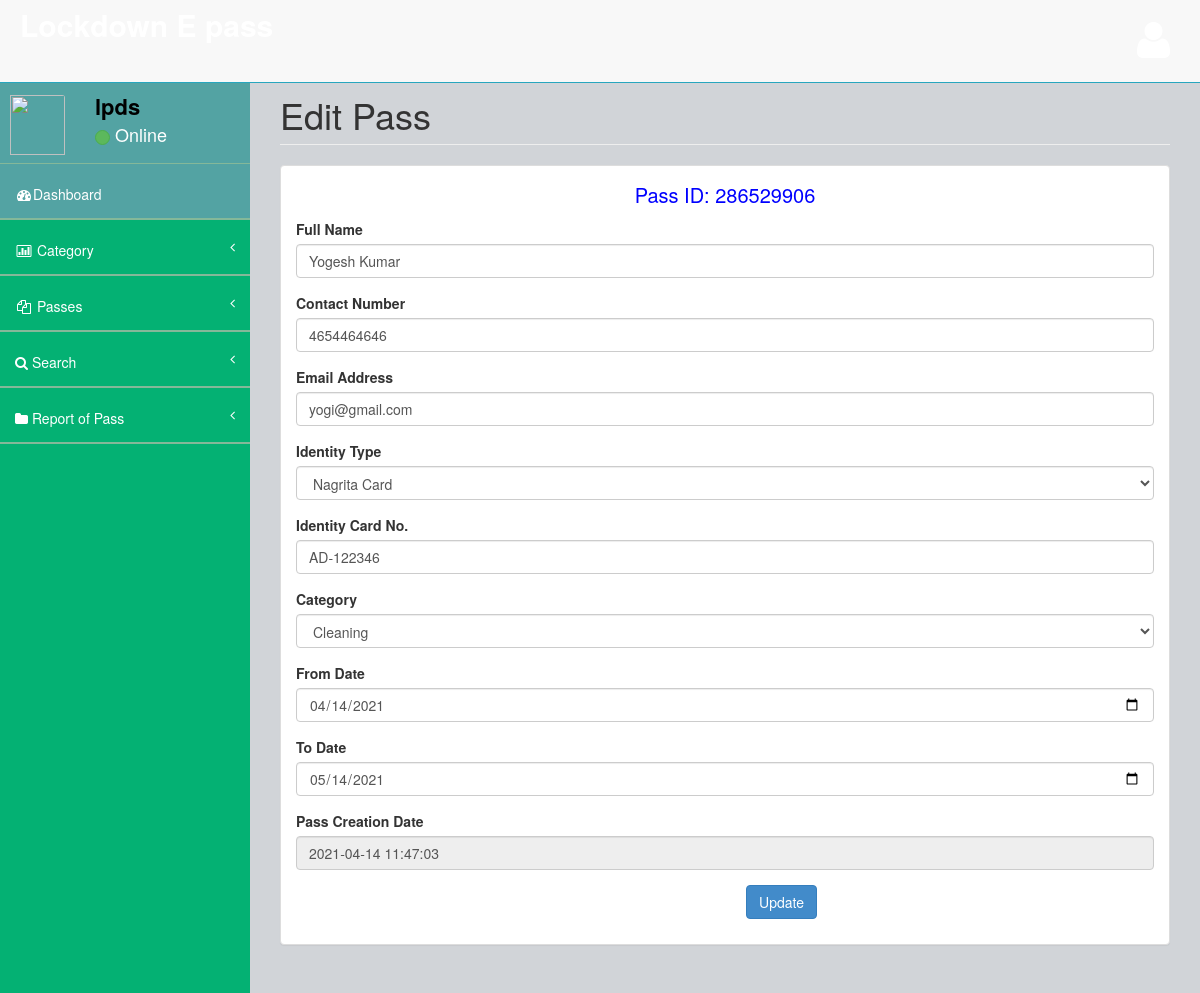
The app's page /admin/edit-pass-detail.php?editid=1 (signed in) with its own data.
### tables this page shows
CREATE TABLE `tblpass` (
    `ID` int(10) NOT NULL,
    `PassNumber` varchar(200) DEFAULT NULL,
    `FullName` varchar(200) DEFAULT NULL,
    `ContactNumber` bigint(10) DEFAULT NULL,
    `Email` varchar(200) DEFAULT NULL,
    `IdentityType` varchar(200) DEFAULT NULL,
    `IdentityCardno` varchar(200) DEFAULT NULL,
    `Category` varchar(100) DEFAULT NULL,
    `FromDate` varchar(200) DEFAULT NULL,
    `ToDate` varchar(200) DEFAULT NULL,
    `PasscreationDate` timestamp NULL DEFAULT current_timestamp()
  );

### admin/edit-pass-detail.php (the view, shortened to what this page needs)
<?php
include('includes/dbconnection.php');
if (strlen($_SESSION['cpmsaid']==0)) {
  header('location:logout.php');
  } else{
?>
<!DOCTYPE html>
<html>
<head>
    <link href="assets/plugins/bootstrap/bootstrap.css" rel="stylesheet" />
    <link href="assets/font-awesome/css/font-awesome.css" rel="stylesheet" />
    <link href="assets/plugins/pace/pace-theme-big-counter.css" rel="stylesheet" />
   <link href="assets/css/style.css" rel="stylesheet" />
      <link href="assets/css/main-style.css" rel="stylesheet" />
</head>
<body>
    <div id="wrapper">
      <?php include_once('includes/header.php');?>
        <?php include_once('includes/sidebar.php');?>
          <div id="page-wrapper">
            <div class="row">
                <div class="col-lg-12">
                    <h1 class="page-header">Edit Pass</h1>
                </div>
            </div>
            <div class="row">
                <div class="col-lg-12">
                    <div class="panel panel-default">
                        <div class="panel-body">
                            <div class="row">
                                <div class="col-lg-12">
                                    <form method="post" enctype="multipart/form-data">
                                    <?php
$eid=$_GET['editid'];
$sql="SELECT * from  tblpass where ID=$eid";
$query = $dbh -> prepare($sql);
$query->execute();
$results=$query->fetchAll(PDO::FETCH_OBJ);
$cnt=1;
if($query->rowCount() > 0)
{
foreach($results as $row)
{               ?>
  <p colspan="6" style="font-size:20px;color:blue;text-align: center;">
 Pass ID: <?php  echo ($row->PassNumber);?></p>
    <div class="form-group"> <label for="exampleInputEmail1">Full Name</label> <input type="text" name="fullname" value="<?php  echo $row->FullName;?>" class="form-control" required='true'> </div>
    <div class="form-group"> <label for="exampleInputEmail1">Contact Number</label> <input type="text" name="cnumber" value="<?php  echo $row->ContactNumber;?>" class="form-control" required='true' maxlength="10" pattern="[0-9]+"> </div>
    <div class="form-group"> <label for="exampleInputEmail1">Email Address</label> <input type="email" name="email" value="<?php  echo $row->Email;?>" class="form-control" required='true'> </div>
    <div class="form-group"> <label for="exampleInputEmail1">Identity Type</label><select type="text" name="identitytype" value="" class="form-control" required='true'>
<option value="<?php  echo $row->IdentityType;?>"><?php  echo $row->IdentityType;?></option>
     </select></div>
    <div class="form-group"> <label for="exampleInputEmail1">Identity Card No.</label> <input type="text" name="icnum" value="<?php  echo $row->IdentityCardno;?>" class="form-control" required='true'> </div>
     <div class="form-group"> <label for="exampleInputEmail1">Category</label><select type="text" name="category" value="" class="form-control" required='true'>
      <option value="<?php  echo $row->Category;?>"><?php  echo $row->Category;?></option>
     </select></div>
<div class="form-group"> <label for="exampleInputEmail1">From Date</label> <input type="date" name="fromdate" value="<?php  echo $row->FromDate;?>" class="form-control" required='true'> </div>
<div class="form-group"> <label for="exampleInputEmail1">To Date</label> <input type="date" name="todate" value="<?php  echo $row->ToDate;?>" class="form-control" required='true'> </div>
<div class="form-group"> <label for="exampleInputEmail1">Pass Creation Date</label> <input type="text" value="<?php  echo $row->PasscreationDate;?>" class="form-control" readonly='true'> </div>
<?php $cnt=$cnt+1;}} ?>
     <p style="padding-left: 450px"><button type="submit" class="btn btn-primary" name="submit" id="submit">Update</button></p> </form>
                                </div>
                            </div>
                        </div>
                    </div>
                </div>
            </div>
        </div>
    </div>
</body>
</html>
<?php }  ?>

### admin/includes/sidebar.php (shortened to what this page needs)
<?php
include('includes/dbconnection.php');
?>
        <nav class="navbar-default navbar-static-side" role="navigation">
            <div class="sidebar-collapse">
                <ul class="nav" id="side-menu">
                    <li>
                        <div class="user-section">
                            <div class="user-section-inner">
                                <img src="assets/img/user.jpg" alt="">
                            </div>
                            <div class="user-info">
                                <?php
$aid=$_SESSION['cpmsaid'];
$sql="SELECT AdminName from  tbladmin where ID=:aid";
$query = $dbh -> prepare($sql);
$query->bindParam(':aid',$aid,PDO::PARAM_STR);
$query->execute();
$results=$query->fetchAll(PDO::FETCH_OBJ);
$cnt=1;
if($query->rowCount() > 0)
{
foreach($results as $row)
{               ?>
                                <div><strong><?php  echo $row->AdminName;?></strong></div>
                                <div class="user-text-online">
                                    <span class="user-circle-online btn btn-success btn-circle "></span>&nbsp;Online
                                </div>
                            </div>
                            <?php $cnt=$cnt+1;}} ?>
                        </div>
                    </li>
                    <li class="selected">
                        <a href="dashboard.php"><i class="fa fa-dashboard fa-fw"></i>Dashboard</a>
                    </li>
                    <li>
                        <a href="#"><i class="fa fa-bar-chart-o fa-fw"></i> Category<span class="fa arrow"></span></a>
                    </li>
                    <li>
                        <a href="#"><i class="fa fa-files-o fa-fw"></i> Passes<span class="fa arrow"></span></a>
                    </li>
                    <li>
                        <a href="search-pass.php"><i class="fa fa-search"></i>  Search<span class="fa arrow"></span></a>
                        </li>
                        <li>
                        <a href="pass-bwdates-report.php"><i class="fa fa-folder"></i>  Report of Pass<span class="fa arrow"></span></a>
                        </li>
                </ul>
            </div>
        </nav>

### admin/assets/css/style.css (style rules this page uses)
body { background-color: #f8f8f8; }
#wrapper { width: 100%; margin-top: 55px!important; background-color:#04B173; }
#page-wrapper { padding: 0 15px; min-height: 568px; background-color:rgb(209, 212, 216); }
.navbar-static-side ul li { border-bottom:1px solid #84B899 !important; }
.arrow { float: right; }
.fa.arrow:before { content: "\f104"; }
@media (min-width:768px) { .navbar-static-side { z-index: 1; position: absolute; width: 250px; } }
.btn-circle { width: 30px; height: 30px; padding: 6px 0; border-radius: 15px; text-align: center; font-size: 12px; line-height: 1.428571429; }

### admin/assets/css/main-style.css (style rules this page uses)
.user-section-inner { height: 65px; width: 65px; -moz-border-radius: 3px; -webkit-border-radius: 3px; border-radius: 3px; overflow: hidden; display: inline-block; float: left; margin-right: 15px; margin-top: 20px; }
.user-section-inner img { margin-left:10px; width:55px; height:60px; }
.user-info { display: block; color:#000!important; display: inline-block; padding: 15px; margin-bottom: 0px }
.user-text-online { font-size:18px; color:#fff }
.user-circle-online { width: 15px!important; height: 15px!important; }
.nav > li > a { padding: 20px 15px; }
#side-menu { background-color:#04B173; }
#side-menu a { color:#fff; border-bottom: 1px solid #84B899 !important; height: 55px; }
.selected { background-color:rgb(83, 163, 163); }
.navbar-default { border-color: #27A6BE; }
@media (min-width:768px) { #page-wrapper { position: inherit; margin: 0 0 0 250px; padding: 0 30px; min-height: 1000px; } }

### records on screen
tblpass: PassNumber "286529906", fullname "Yogesh Kumar", cnumber "4654464646", email "yogi@gmail.com", identitytype "Nagrita Card", icnum "AD-122346", category "Cleaning", fromdate "04/14/2021", todate "05/14/2021", PasscreationDate "2021-04-14 11:47:03"

### other values on screen
$row->AdminName "lpds"
